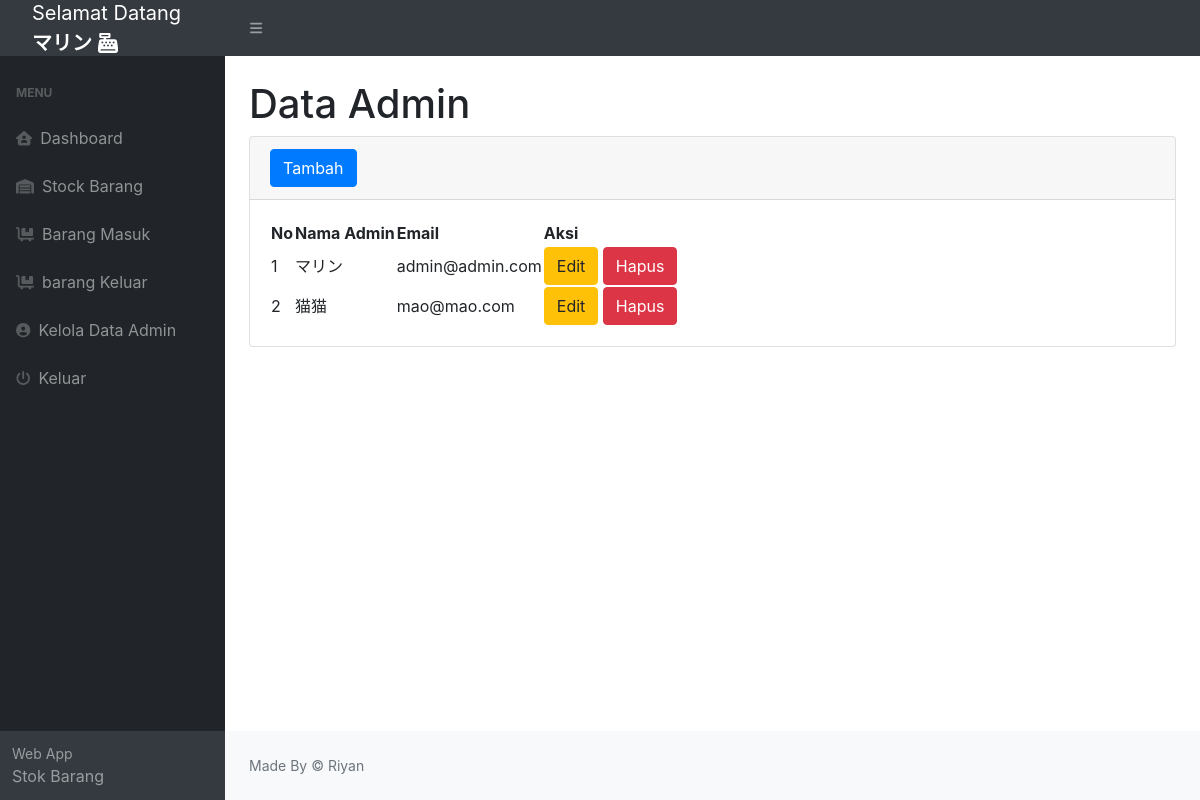
/usersList.php (signed in), run on the app's committed database.
### tables this page shows
CREATE TABLE `users` (
  `id_user` int NOT NULL,
  `name` varchar(70) NOT NULL,
  `email` varchar(60) NOT NULL,
  `password` varchar(60) NOT NULL
);

### connection.php (called while the page is built, shortened)
<?php
try {
  $db = new PDO("mysql:host=localhost;dbname=stokbarang_db;", "root", "");
} catch (Exception $e) {
  echo "Gagal :" . $e->getMessage();
}
try {
  $queryUsers = $db->query("SELECT * FROM users");
  $dataUsers = $queryUsers->fetchAll();
} catch (Exception $e) {
  echo "Gagal :" . $e->getMessage();
}

### usersList.php (the view, shortened to what this page needs)
<?php
include("connection.php");
?>
<!DOCTYPE html>
<html lang="en">
<head>
  <link href="https://cdn.jsdelivr.net/npm/simple-datatables@7.1.2/dist/style.min.css" rel="stylesheet" />
  <link href="css/styles.css" rel="stylesheet" />
  <link rel="stylesheet" href="https://cdn.jsdelivr.net/npm/bootstrap@4.6.2/dist/css/bootstrap.min.css">
  <link rel="stylesheet" href="https://cdn.jsdelivr.net/npm/bootstrap@4.6.2/dist/css/bootstrap.min.css">
</head>
<body class="sb-nav-fixed">
  <nav class="sb-topnav navbar navbar-expand navbar-dark bg-dark">
    <a class="navbar-brand ps-3" href="index.php"> Selamat Datang <br>
      <b><?= $_SESSION['name']; ?></b>
      <i class="fas fa-cash-register"></i>
    </a>
    <button class="btn btn-link btn-sm order-1 order-lg-0 me-4 me-lg-0" id="sidebarToggle" href="#!"><i class="fas fa-bars"></i></button>
  </nav>
  <div id="layoutSidenav">
    <div id="layoutSidenav_nav">
      <nav class="sb-sidenav accordion sb-sidenav-dark" id="sidenavAccordion">
        <div class="sb-sidenav-menu">
          <div class="sb-sidenav-menu">
            <div class="nav">
              <div class="sb-sidenav-menu-heading">Menu</div>
              <a class="nav-link" href="index.php">
                <div class="sb-nav-link-icon"><i class="fa-solid fa-house-user"></i></div>
                Dashboard
              </a>
              <a class="nav-link" href="goodsList.php">
                <div class="sb-nav-link-icon"><i class="fas fa-warehouse"></i></div>
                Stock Barang
              </a>
              <a class="nav-link" href="goodsEnter.php">
                <div class="sb-nav-link-icon"><i class="fas fa-dolly-flatbed"></i></div>
                Barang Masuk
              </a>
              <a class="nav-link" href="goodsOut.php">
                <div class="sb-nav-link-icon"><i class="fas fa-dolly-flatbed"></i></div>
                barang Keluar
              </a>
              <a class="nav-link" href="usersList.php">
                <div class="sb-nav-link-icon"><i class="fas fa-user-circle"></i></div>
                Kelola Data Admin
              </a>
              <a class="nav-link" href="logout.php">
                <div class="sb-nav-link-icon"><i class="fas fa-power-off"></class=>></i></div>
                Keluar
              </a>
            </div>
          </div>
        </div>
        <div class="sb-sidenav-footer">
          <div class="small">Web App</div>
          Stok Barang
        </div>
      </nav>
    </div>
    <div id="layoutSidenav_content">
      <main>
        <div class="container-fluid px-4">
          <h1 class="mt-4">Data Admin</h1>
          <div class="card mb-4">
            <div class="card-header">
              <button type="button" class="btn btn-primary" data-bs-toggle="modal" data-bs-target="#myModal">
                Tambah
              </button>
            </div>
            <div class="card-body">
              <table id="datatablesSimple">
                <thead>
                  <tr>
                    <th>No</th>
                    <th>Nama Admin </th>
                    <th>Email </th>
                    <th>Aksi</th>
                  </tr>
                </thead>
                <tbody>
                  <?php foreach ($dataUsers as $index => $data) : ?>
                    <tr>
                      <td> <?= $index + 1; ?></td>
                      <td><?= $data['name'] ?></td>
                      <td><?= $data['email'] ?></td>
                      <td>
                        <button type="button" class="btn btn-warning" data-bs-toggle="modal" data-bs-target="#modalsEdit<?= $data['id_user'] ?>">
                          Edit
                        </button>
                        <button type="button" class="btn btn-danger" data-bs-toggle="modal" data-bs-target="#modalsDelete<?= $data['id_user'] ?>">
                          Hapus
                        </button>
                      </td>
                    </tr>
                  <?php endforeach; ?>
                </tbody>
              </table>
            </div>
          </div>
        </div>
      </main>
      <footer class="py-4 bg-light mt-auto">
        <div class="container-fluid px-4">
          <div class="d-flex align-items-center justify-content-between small">
            <div class="text-muted">Made By &copy; Riyan</div>
          </div>
        </div>
      </footer>
    </div>
  </div>
</body>
</html>

### data on the page
users: name "マリン", email "admin@admin.com"
users: name "猫猫", email "mao@mao.com"

### other printed values
$_SESSION['name'] "マリン"
